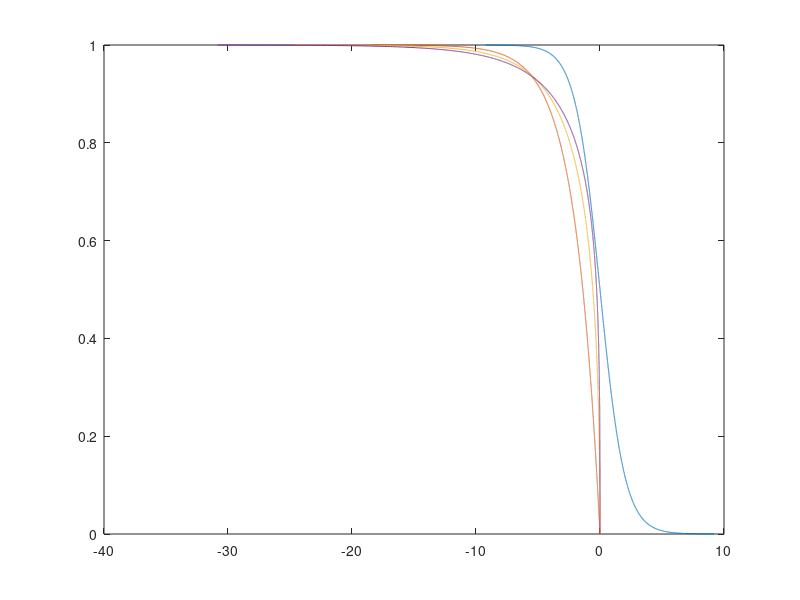
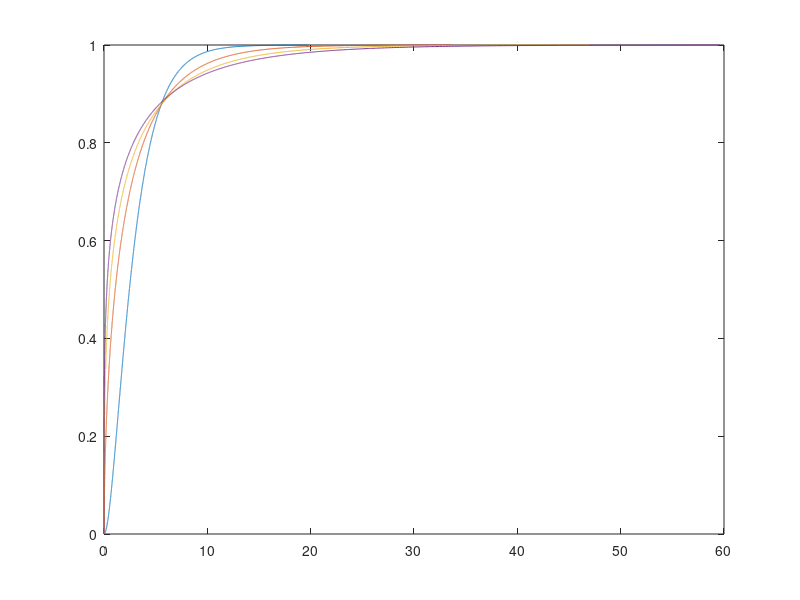

These figures' MATLAB source, in order:
U=[0.0:.0001:1.0];
Yp1q2 =-log(U)+log(U-1);
Yp2q2 =2*log(U-1);
Yp3q2 =3*U+3*log(U-1);
Yp4q2 =2*U.^2+4*U+4*log(U-1);
Yp1q1b2 =-log(U-1)+2*atanh(U.^(1/2));
Yp2q1b2 =-2*U-2*log(U-1)-4*U.^(1/2)+4*atanh(U.^(1/2));
Yp3q1b2 =-3/2*U.^2-3*U-3*log(U-1)-2*U.^(3/2)-6*U.^(1/2)+6*atanh(U.^(1/2));
Yp4q1b2 =-4/3*U.^3-2*U.^2-4*U-4*log(U-1)-8/5*U.^(5/2)-8/3*U.^(3/2)-8*U.^(1/2)+8*atanh(U.^(1/2));
figure(1);plot(Yp1q2,U,Yp2q2,U,Yp3q2,U,Yp4q2,U);
figure(2);plot(Yp1q1b2,U,Yp2q1b2,U,Yp3q1b2,U,Yp4q1b2,U);

 